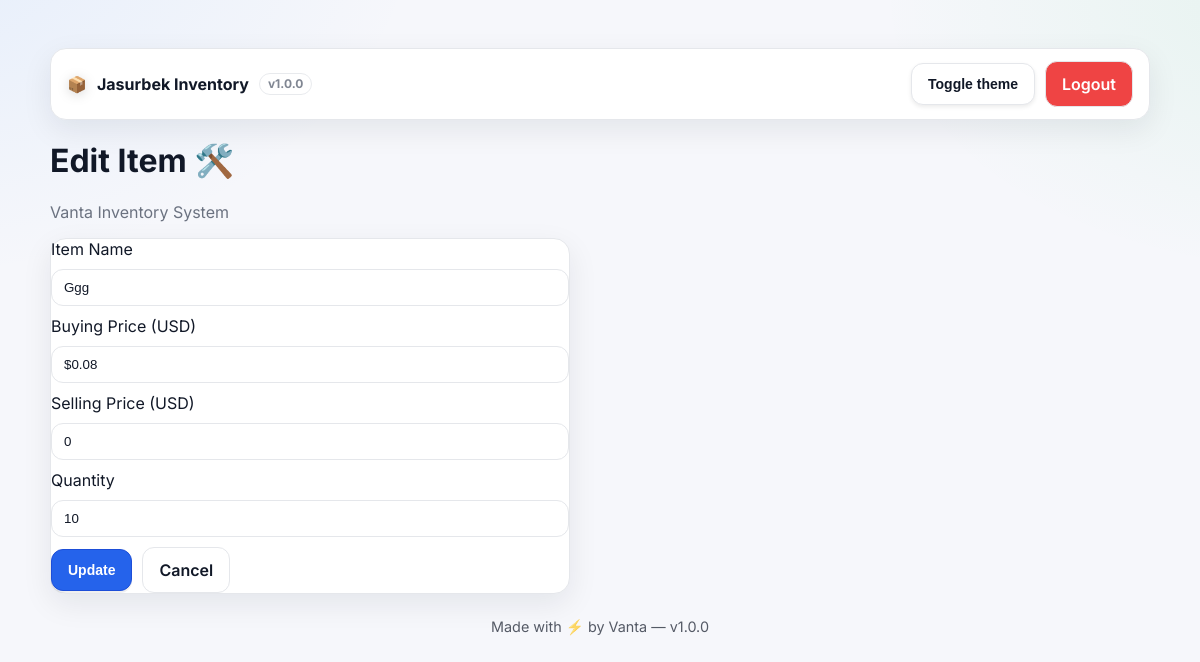
/edit/8 (signed in), run on an earlier commit of the app's database.
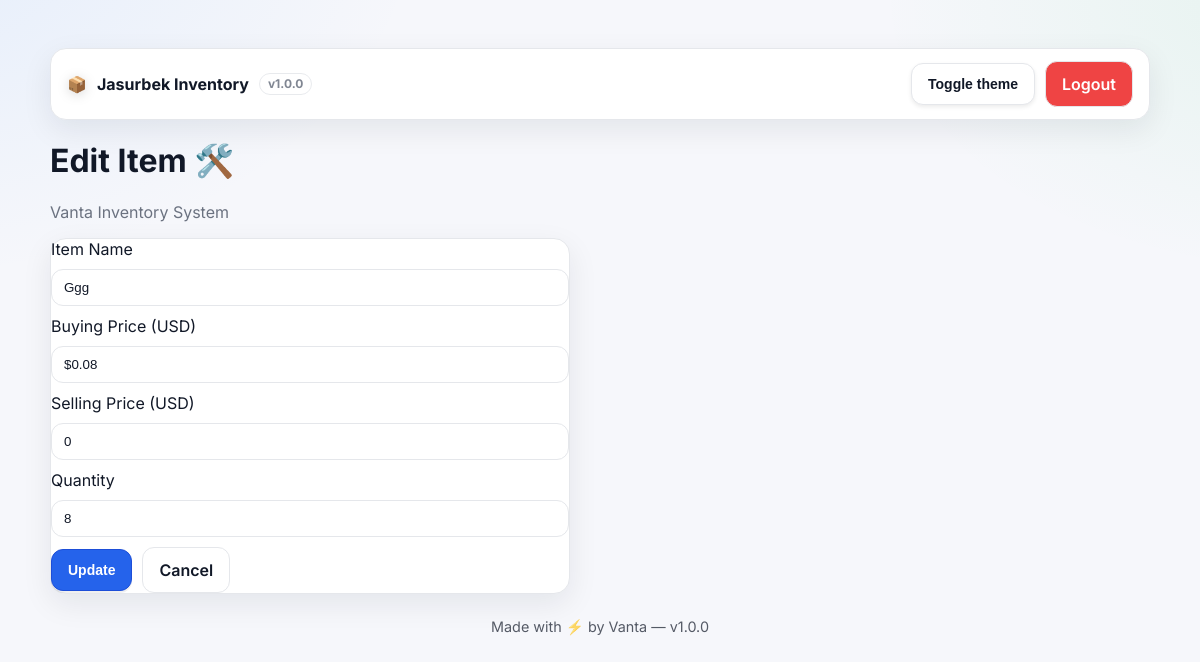
And on a later commit of the database.
### tables this page shows
CREATE TABLE inventory (
                id INTEGER PRIMARY KEY AUTOINCREMENT,
                name TEXT NOT NULL,
                buying_price REAL NOT NULL DEFAULT 0,
                selling_price REAL NOT NULL DEFAULT 0,
                quantity INTEGER NOT NULL DEFAULT 0,
                profit REAL NOT NULL DEFAULT 0,
                currency TEXT DEFAULT 'UZS',
                created_at TIMESTAMP NOT NULL DEFAULT CURRENT_TIMESTAMP
            , category TEXT, updated_at TIMESTAMP);

### app.py (the view, shortened to what this page needs)
@app.route("/edit/<int:item_id>", methods=["GET", "POST"])
def edit_item(item_id):
    if not is_logged_in():
        return redirect(url_for("login"))
    item = db.db_one("SELECT * FROM inventory WHERE id=:id", {"id": item_id})
    if not item:
        flash("Item not found!", "error")
        return redirect(url_for("index"))
    return render_template("edit.html", item=item)

### app.py (called while the page is built, shortened)
def get_version():
    try:
        return open("VERSION", encoding="utf-8").read().strip()
    except Exception:
        return os.getenv("APP_VERSION", "v1.0.0")

@app.context_processor
def inject_version():
    return {"APP_VERSION": get_version()}

def get_lang():
    return session.get("LANG", DEFAULT_LANG)

def get_curr():
    return session.get("CURR", DEFAULT_CURR)

def fmt_money(value, curr=None, lang=None):
    curr = curr or get_curr()
    lang = lang or get_lang()
    locale = "en_US" if lang == "en" else "uz_UZ"
    try:
        return _format_currency(float(value or 0), curr, locale=locale)
    except Exception:
        try:
            return f"{float(value):.2f} {curr}"
        except Exception:
            return f"{value} {curr}"

def _fetch_usd_rates():
    if OFFLINE:
        return {"USD": 1.0, "AED": 3.6725, "UZS": 12600.0}
    now = time.time()
    if _FX_CACHE["rates"] and (now - _FX_CACHE["ts"]) < 3600:
        return _FX_CACHE["rates"]

def convert_amount(value, from_curr=None, to_curr=None):
    try:
        v = float(value or 0)
    except Exception:
        return 0.0
    from_curr = (from_curr or BASE_CCY).upper()
    to_curr   = (to_curr or get_curr()).upper()
    if from_curr == to_curr:
        return v
    R = _fetch_usd_rates()
    if from_curr not in R or to_curr not in R:
        return v
    amount_usd = v / float(R[from_curr])
    return amount_usd * float(R[to_curr])

def money_plain(v, decimals=0):
    try:
        v = float(str(v).replace(",", ""))
    except (TypeError, ValueError):
        return v
    return f"{v:,.{decimals}f}"

def is_logged_in():
    return bool(session.get("logged_in"))

@app.before_request
def _inject_currency():
    g.CURRENCY = get_curr()

@app.template_filter("ccy")
def ccy(amount):
    return convert_amount(amount, from_curr=BASE_CCY, to_curr=get_curr())

@app.template_filter("fmtmoney")
def fmtmoney(amount):
    return fmt_money(amount, curr=get_curr(), lang=get_lang())

@app.context_processor
def inject_helpers():
    lang = get_lang()
    return {
        "fmt_money": fmt_money,
        "fmt_money_auto": fmt_money_auto,
        "convert": convert_amount,
        "USER_LANG": lang,
        "USER_CURR": get_curr(),
        "CURRENCY": get_curr(),
        "t": lambda key, _lang=None: t(key, lang if _lang is None else _lang),
    }

@app.template_filter("money")
def money_filter(v):
    try:
        return money_plain(v, decimals=0)
    except Exception:
        return v

### templates/edit.html (shortened to what this page needs)
﻿{% extends "base.html" %}
{% block content %}
<h1>Edit Item &#x1F6E0;&#xFE0F;</h1>
<p class="subtitle">Vanta Inventory System</p>
<form method="POST" class="form-col card edit-form">
  <label for="name">Item Name</label>
  <input id="name" type="text" name="name" placeholder="Item Name" value="{{ item[1] }}" required autocomplete="off" />
  <label for="buy">Buying Price ({{ CURRENCY }})</label>
  <input
    id="buy"
    type="text"
    name="buying_price"
    data-money
    data-decimals="0"
    inputmode="numeric"
    pattern="[\d,]*"
    autocomplete="off"
    placeholder="Buying Price ({{ CURRENCY }})"
    value="{{ (item[2] | ccy) | fmtmoney }}"
    value="{{ (item[3] | ccy) | fmtmoney }}"
    required />
  <label for="sell">Selling Price ({{ CURRENCY }})</label>
  <input
    id="sell"
    type="text"
    name="selling_price"
    data-money
    data-decimals="0"
    inputmode="numeric"
    pattern="[\d,]*"
    autocomplete="off"
    placeholder="Selling Price ({{ CURRENCY }})"
    value="{{ (item[3] | ccy) | money }}"
    required />
  <label for="qty">Quantity</label>
  <input id="qty" type="number" name="quantity" placeholder="Quantity" value="{{ item[4] }}" min="0" required />
  <div class="form-row form-actions">
    <button type="submit" class="btn btn-primary" id="saveBtn">Update</button>
    <a href="{{ url_for('index') }}" class="btn btn-outline">Cancel</a>
  </div>
</form>
{% endblock %}

### templates/base.html (shortened to what this page needs)
<!DOCTYPE html>
<html lang="{{ USER_LANG or 'en' }}">
<head>
  <link rel="stylesheet"
        href="https://cdnjs.cloudflare.com/ajax/libs/font-awesome/6.5.2/css/all.min.css"
>
  <link rel="stylesheet" href="{{ url_for('static', filename='style.css') }}?v={{ APP_VERSION }}">
  {% set AUTH_PAGES = ['login','forgot_password','forgot_password_post'] %}
</head>
<body class="{% if request.endpoint in AUTH_PAGES %}no-chrome{% endif %}">
  {% if request.endpoint not in AUTH_PAGES %}
  <header class="topbar card container" role="banner">
    <div class="brand">
      <span class="cube" aria-hidden="true">&#x1F4E6;</span>
      <strong>Jasurbek Inventory</strong>
      <span class="badge badge-version" title="Current build">{{ APP_VERSION }}</span>
    </div>
    <div class="actions-row">
      <button id="themeToggle" class="btn btn-outline" type="button" title="Toggle theme">Toggle theme</button>
      <a href="{{ url_for('logout') }}" class="btn btn-red logout">Logout</a>
    </div>
  </header>
  {% endif %}
  <main class="container" role="main">
    {% block content %}{% endblock %}
  </main>
  {% if request.endpoint not in AUTH_PAGES %}
  <footer class="footer container" role="contentinfo">
    Made with ⚡ by Vanta — {{ APP_VERSION }}
  </footer>
  {% endif %}
</body>
</html>

### static/style.css (style rules this page uses)
:root[data-theme="light"] { --bg:#f6f7fb; --card:#ffffff; --text:#111827; --muted:#6b7280; --border:#e5e7eb; --primary:#2563eb; --primary-600:#1d4ed8; --green:#16a34a; --cyan:#06b6d4; --yellow:#f59e0b; --red:#ef4444; --grid:rgba(0,0,0,.08); --shadow:0 10px 30px rgba(17,24,39,.08); --radius:16px; }
* { box-sizing:border-box }
html,body { height:100% }
body { margin:0; padding:28px; font-family:'Inter',system-ui,Segoe UI,Arial,sans-serif; color:var(--text); background: radial-gradient(900px 600px at -10% -10%, rgba(96,165,250,.12), transparent 60%), radial-gradient(800px 500px at 110% 0%, rgba(34,197,94,.08), transparent 55%), var(--bg); }
.container { max-width:1100px;margin:0 auto }
.card { background:var(--card); border:1px solid var(--border); border-radius:var(--radius); box-shadow:var(--shadow) }
.topbar { display:flex; align-items:center; justify-content:space-between; padding:12px 16px; margin-bottom:18px; backdrop-filter:blur(8px) }
.brand { display:flex; gap:10px; align-items:center; font-weight:700 }
.cube { filter: drop-shadow(0 2px 6px rgba(0,0,0,.15)) }
.subtitle { color:var(--muted); margin:.25rem 0 1rem }
.actions-row { display:flex; gap:10px; align-items:center; flex-wrap:wrap }
.footer { opacity:.7;font-size:.9rem;margin-top:24px;text-align:center }
.badge { display:inline-flex;align-items:center;gap:6px;padding:4px 8px;border-radius:999px;font-size:.75rem;font-weight:700;line-height:1;border:1px solid var(--border);background:var(--card);color:var(--muted) }
.badge-version { opacity:.85 }
.btn { display:inline-block;padding:10px 14px;border-radius:12px;font-weight:600;border:1px solid transparent;cursor:pointer;text-decoration:none }
.btn-outline { background:transparent;color:var(--primary);border-color:var(--primary) }
.btn-red { background:var(--red); color:#fff }
.btn-primary { background:var(--primary);color:#fff;border:none;box-shadow:0 2px 0 rgba(0,0,0,.06) }
button, input[type="submit"], input[type="button"] { display: inline-flex; align-items: center; justify-content: center; gap: 6px; padding: 10px 16px; border-radius: 12px; border: none; font-weight: 600; font-size: 14px; cursor: pointer; text-decoration: none; background: var(--primary); color: #fff; transition: background .2s, transform .15s; box-shadow: 0 2px 4px rgba(0,0,0,.08); }
button.logout, a.logout { background: var(--red) !important; color: #fff !important; }
form { margin:14px 0 22px }
.form-row { display:flex;gap:10px;flex-wrap:wrap;align-items:center }
.form-col { display:flex;flex-direction:column;gap:10px;max-width:520px }
input,select,button { padding:10px 12px;border-radius:12px;border:1px solid var(--border);background:var(--card);color:var(--text) }
.btn { display:inline-flex; align-items:center; justify-content:center; gap:8px; padding:12px 16px; border-radius:12px; border:1px solid var(--border); background:#fff; color:var(--text); font-weight:600; text-decoration:none; }
.btn-primary { background:var(--primary); color:#fff; border-color:var(--primary-600) }

What changed in the data, as far as the page shows it:
changed inventory "Ggg": quantity "10" → "8"
